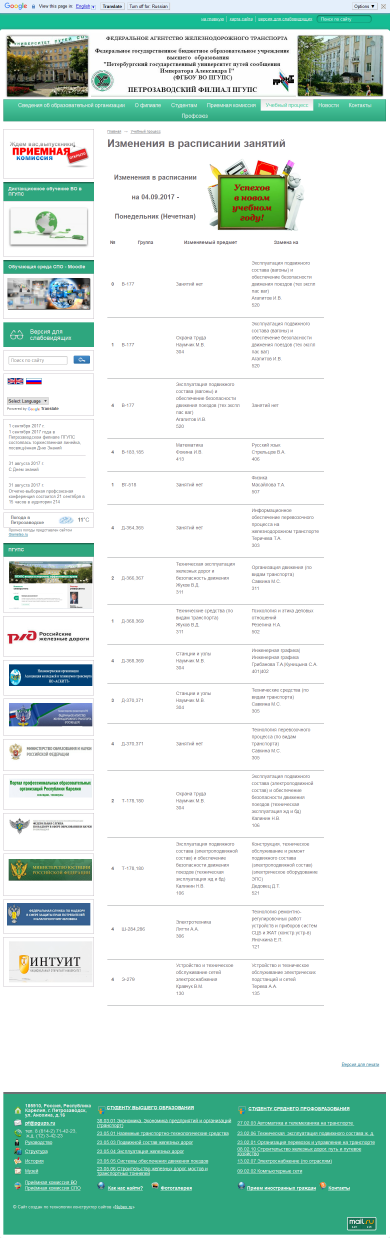
#> input picture tmp/changes.png, 1168 x 3714 px, found by its file name (shown at 1/3 size)
$ python test.py
#> lines starting #> are read from the running program, lines starting #| are printed output that depends on the picture
from PIL import Image

changes_im = Image.open('/bot/pfpgups/tmp/changes.png')
#> changes_im is the input picture: PIL image 1168x3714 RGBA; mean R, G, B, A 210.8, 229.8, 223.1, 255
(width, height) = changes_im.size
#> width = 1168; height = 3714
frame = changes_im.crop(((310, 696, 1008, height - 550)))
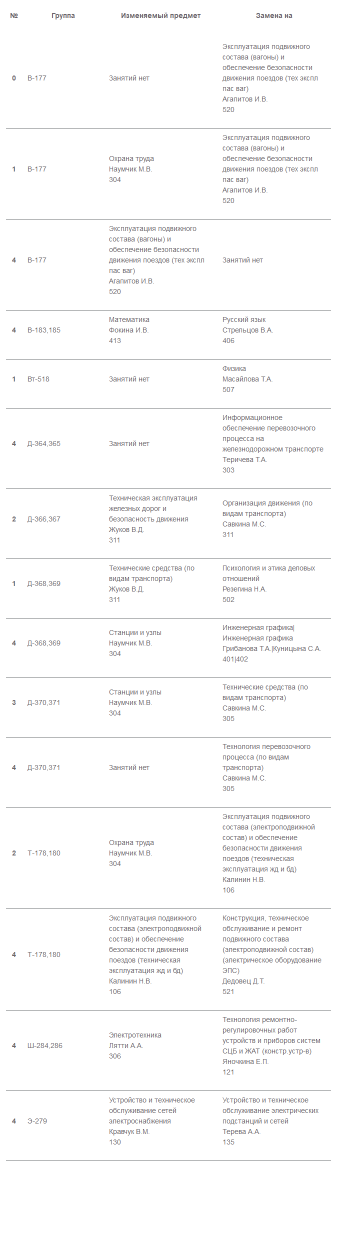
#> frame: PIL image 698x2468 RGBA (shown at 1/2 size); mean R, G, B, A 250.4, 250.3, 250.5, 255
frame.save('/bot/pfpgups/tmp/changes_frame.png')
changes_im1 = Image.open('/bot/pfpgups/tmp/changes_frame.png')
(width_frame, height_frame) = changes_im1.size
#> width_frame = 698; height_frame = 2468
part1 = changes_im1.crop(((0, 0, width_frame, 1231)))
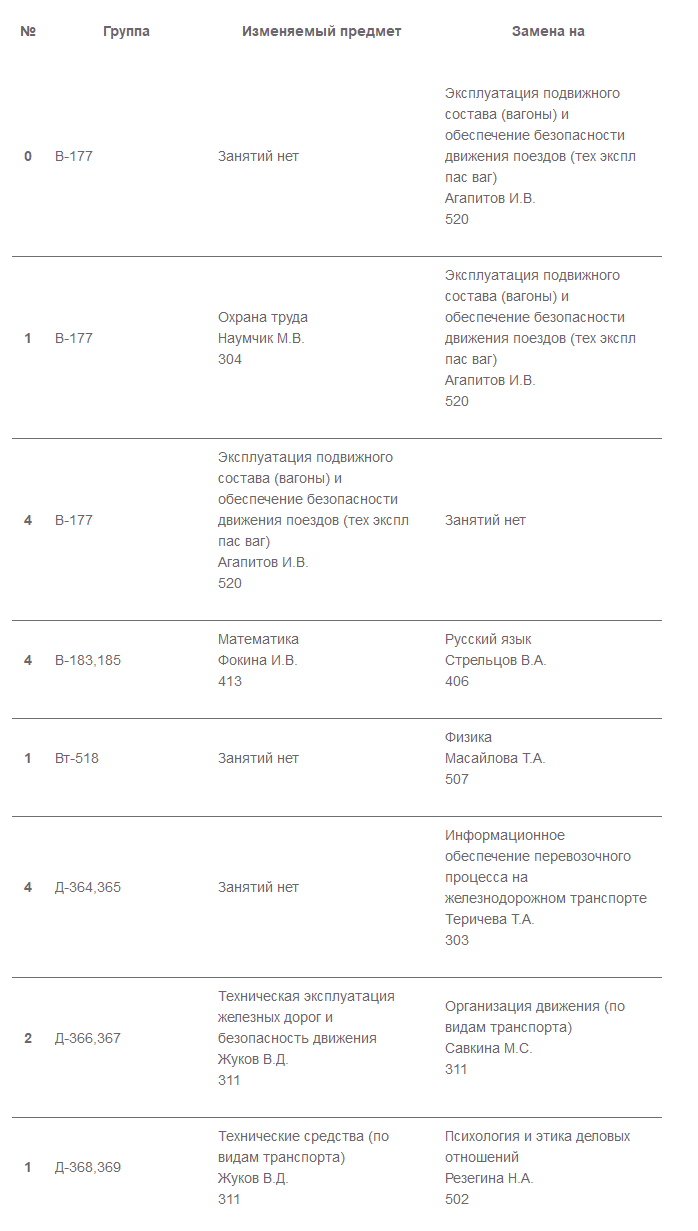
#> part1: PIL image 698x1231 RGBA; mean R, G, B, A 250.7, 250.6, 250.7, 255
part1.save('/bot/pfpgups/tmp/changes_part1.png')
changes_im2 = Image.open('/bot/pfpgups/tmp/changes_frame.png')
part2 = changes_im2.crop(((0, 1231, width_frame, height_frame)))
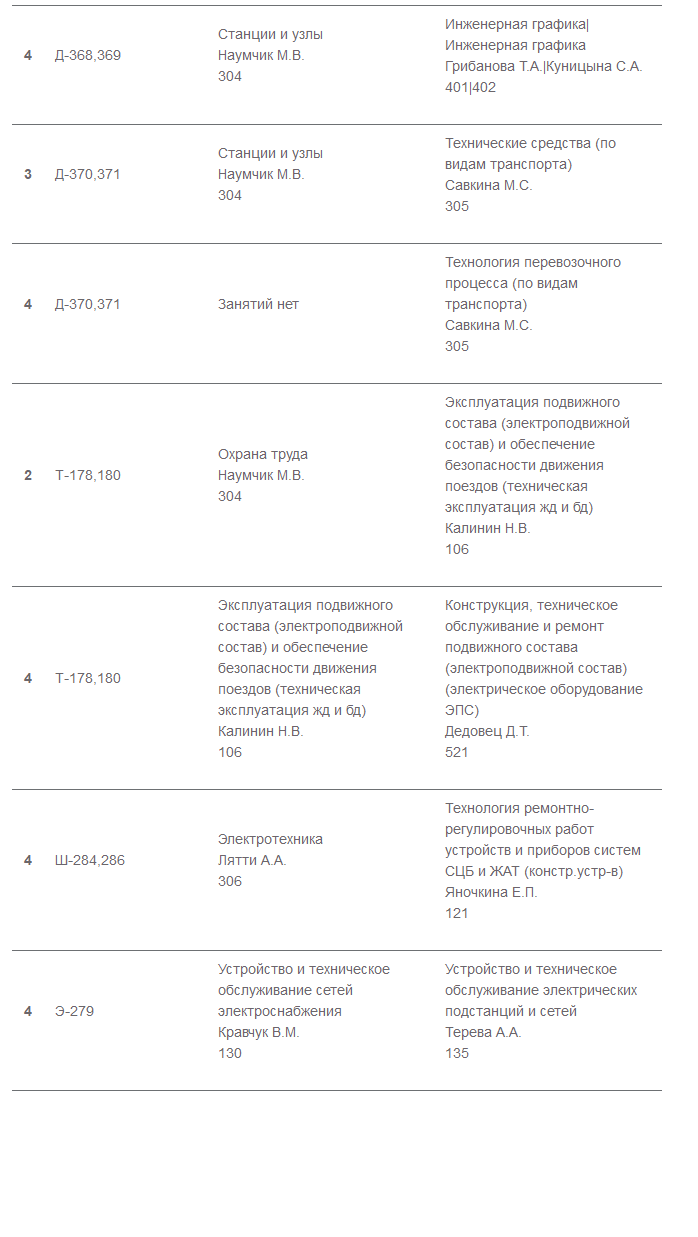
#> part2: PIL image 698x1237 RGBA; mean R, G, B, A 250.1, 250, 250.2, 255
part2.save('/bot/pfpgups/tmp/changes_part2.png')
